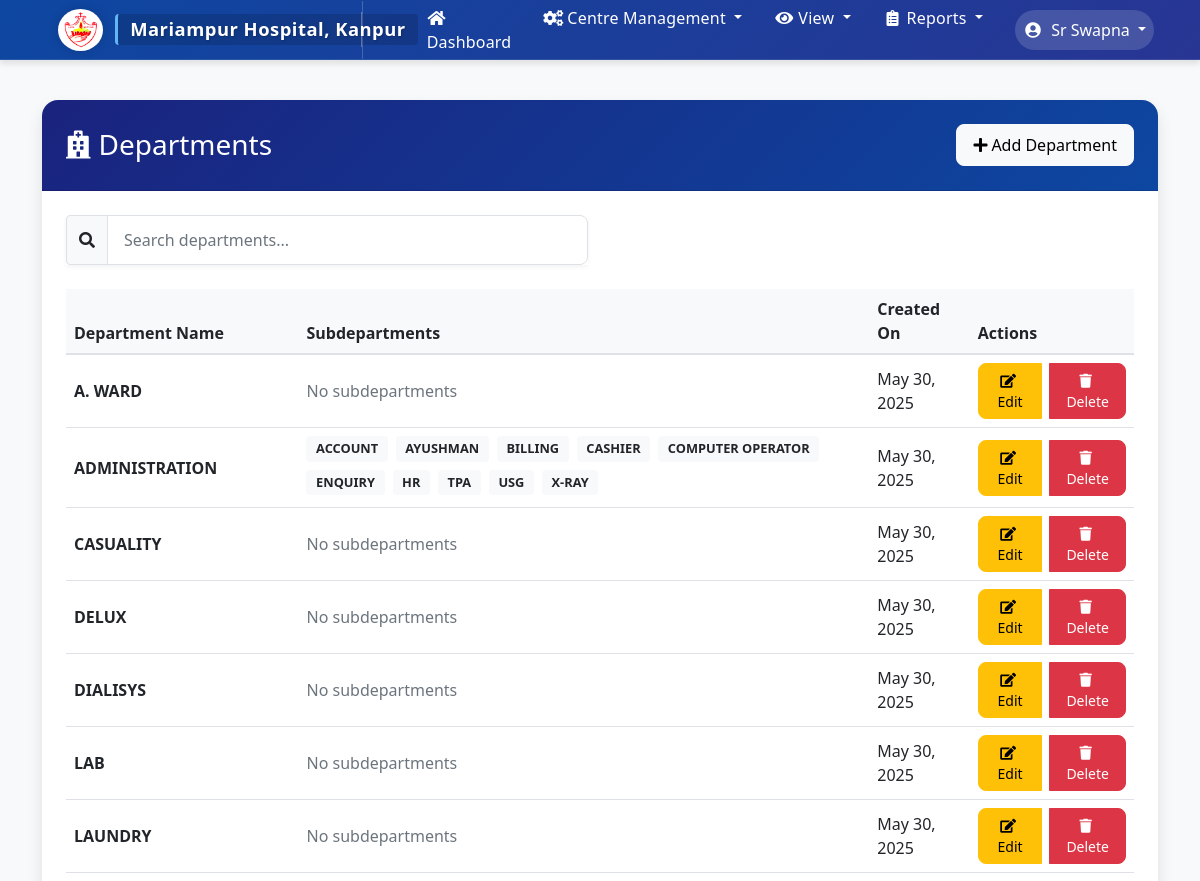
The app's page /departments/ (signed in, upper part), older data.
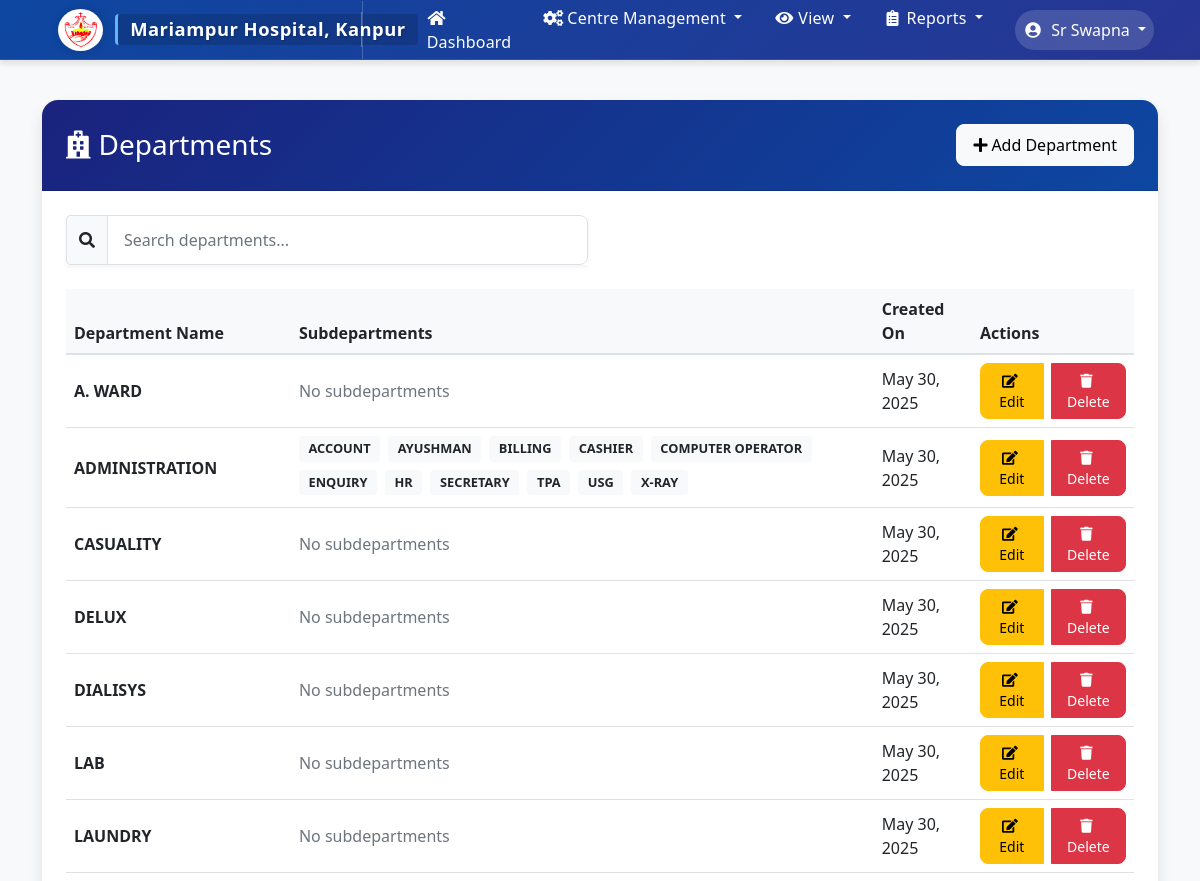
The same page, newer data.
### staff_monitor/models.py (models this page shows, shortened)
class Department(models.Model):
    name = models.CharField(max_length=100, unique=True)
    created_at = models.DateTimeField(auto_now_add=True)
    class Meta:
        ordering = ['name']

class SubDepartment(models.Model):
    name = models.CharField(max_length=100)
    department = models.ForeignKey(Department, related_name='subdepartments', on_delete=models.CASCADE)
    created_at = models.DateTimeField(auto_now_add=True)
    class Meta:
        ordering = ['name']
        unique_together = ['name', 'department']  # Prevent duplicate subdepartment names within a department

### staff_monitor/views.py (the view)
# urls.py: path('departments/', views.department_list, name='department_list'),
@login_required
@user_passes_test(lambda u: can_perform_action(u, 'can_manage_departments') or u.is_staff)
def department_list(request):
    departments = Department.objects.all().order_by('name')
    return render(request, 'staff_monitor/department_list.html', {
        'departments': departments
    })

### staff_monitor/views.py (called while the page is built, shortened)
def can_perform_action(user, privilege_name):
    if user.is_staff:
        return True

### staff_monitor/templates/staff_monitor/department_list.html (shortened to what this page needs)
{% extends 'staff_monitor/base.html' %}
{% block content %}
<div class="card">
    <div class="card-header bg-primary text-white d-flex justify-content-between align-items-center">
        <h3 class="mb-0">
            <i class="fas fa-hospital me-2"></i>Departments
        </h3>
        <a href="{% url 'add_department' %}" class="btn btn-light">
            <i class="fas fa-plus me-1"></i>Add Department
        </a>
    </div>
    <div class="card-body">
        <div class="row mb-4">
            <div class="col-md-6">
                <div class="input-group">
                    <span class="input-group-text bg-light">
                        <i class="fas fa-search"></i>
                    </span>
                    <input type="text" id="departmentSearch" class="form-control" placeholder="Search departments...">
                </div>
            </div>
        </div>
        <div class="table-responsive">
            <table class="table table-hover">
                <thead class="table-light">
                    <tr>
                        <th>Department Name</th>
                        <th>Subdepartments</th>
                        <th>Created On</th>
                        <th>Actions</th>
                    </tr>
                </thead>
                <tbody>
                    {% for department in departments %}
                    <tr>
                        <td class="fw-bold">{{ department.name }}</td>
                        <td>
                            {% if department.subdepartments.exists %}
                            <div class="subdepartments-list">
                                {% for subdept in department.subdepartments.all %}
                                <span class="badge bg-light text-dark me-1 mb-1">{{ subdept.name }}</span>
                                {% endfor %}
                            </div>
                            {% else %}
                            <span class="text-muted">No subdepartments</span>
                            {% endif %}
                        </td>
                        <td>{{ department.created_at|date:"M d, Y" }}</td>
                        <td>
                            <div class="btn-group">
                                <a href="{% url 'edit_department' department.id %}" class="btn btn-warning btn-sm">
                                    <i class="fas fa-edit me-1"></i>Edit
                                </a>
                                <button class="btn btn-danger btn-sm delete-department"
                                        data-department-id="{{ department.id }}"
                                        data-department-name="{{ department.name }}">
                                    <i class="fas fa-trash me-1"></i>Delete
                                </button>
                            </div>
                        </td>
                    </tr>
                    {% empty %}
                    <tr>
                        <td colspan="4" class="text-center py-4">
                            <i class="fas fa-hospital text-muted me-2"></i>No departments found
                        </td>
                    </tr>
                    {% endfor %}
                </tbody>
            </table>
        </div>
    </div>
</div>
{% endblock %}

Row changes from the older to the newer data that the page shows:
added SubDepartment: name "SECRETARY", shown under Department "ADMINISTRATION"
